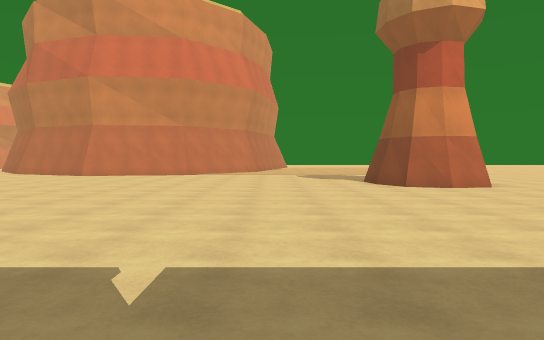
view 1 (above)

24 first-person views from a walk through a Unity game level. The camera is 1.4 m above the floor, tilts 2° down and sees 70° across. The floor is counted in squares, 2 m on a side. Each view is taken from the middle of a square. On the plan, view 1 faces up. The plan holds only what a view shows up to about 11 squares ahead; the rest is blank. The place goes on beyond the plan. The player is left out.

view 2
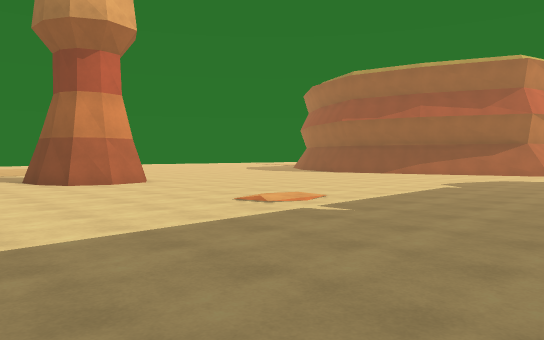

view 3
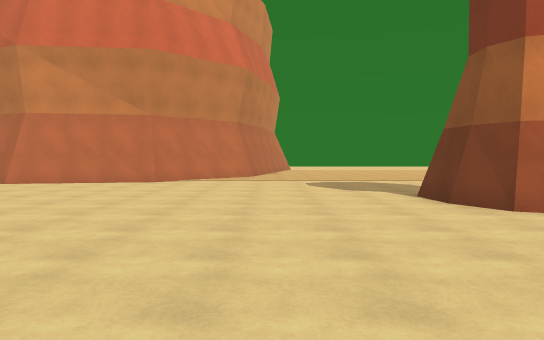

view 4
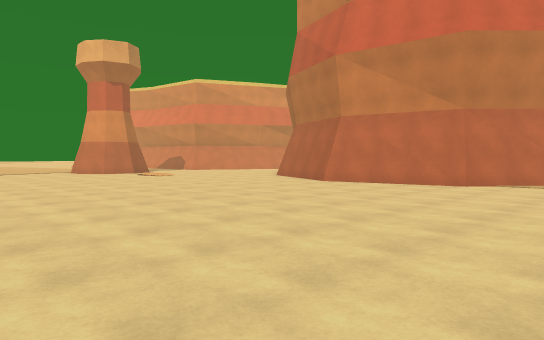

view 5
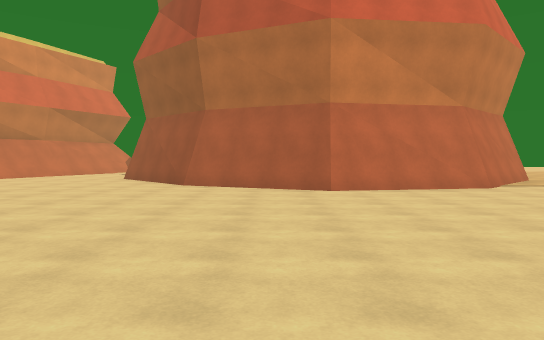

view 6
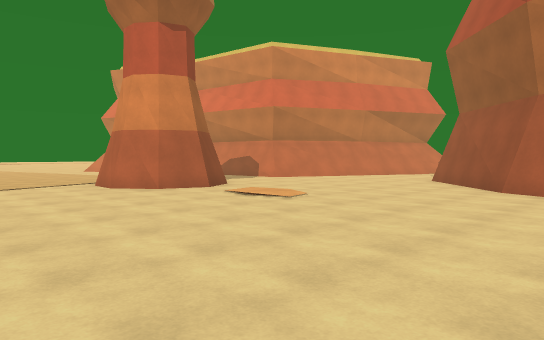

view 7
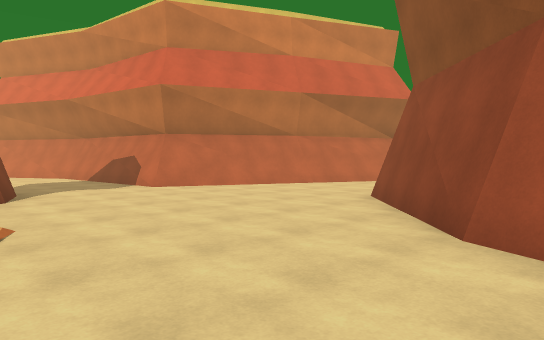

view 8
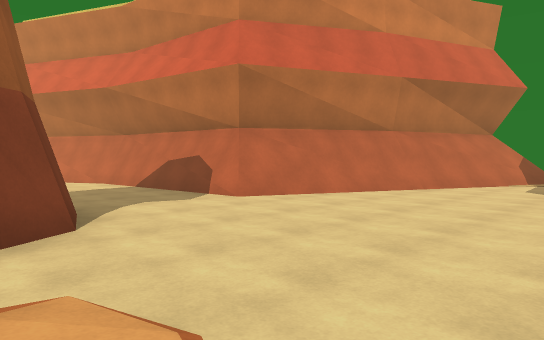

view 9
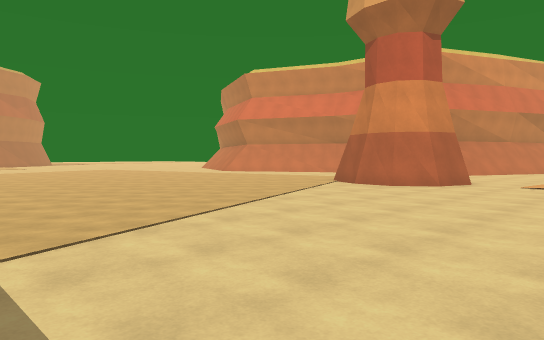

view 10
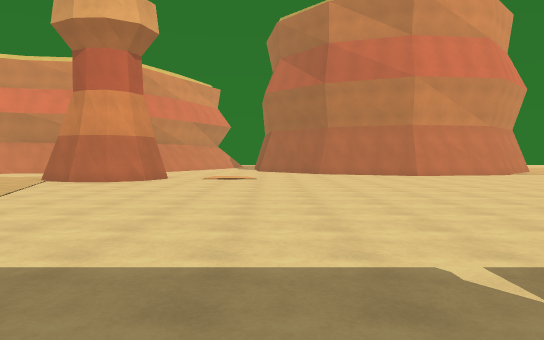

view 11
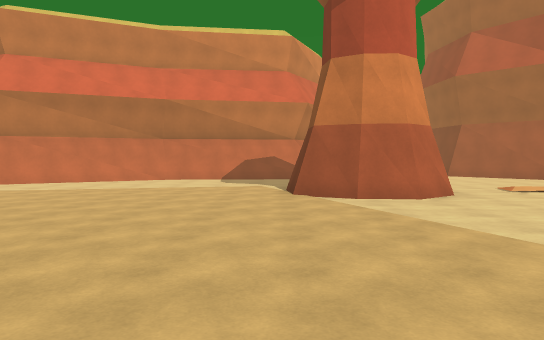

view 12
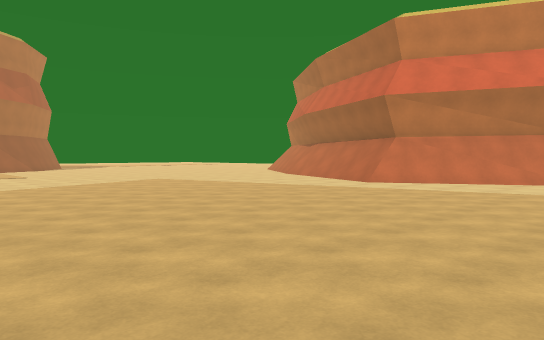

view 13
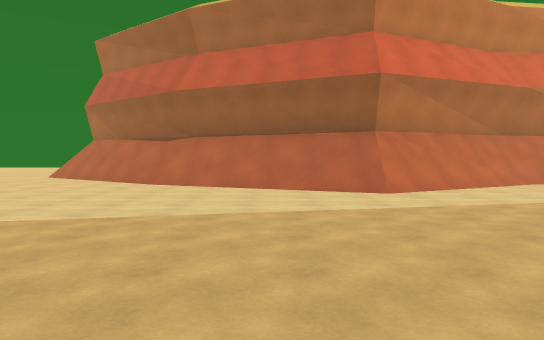

view 14
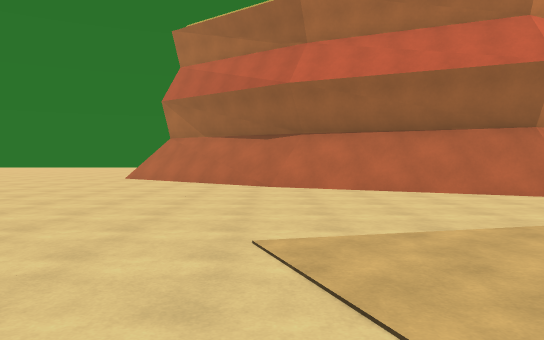

view 15
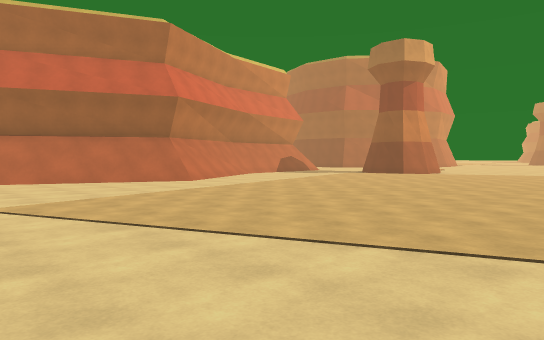

view 16
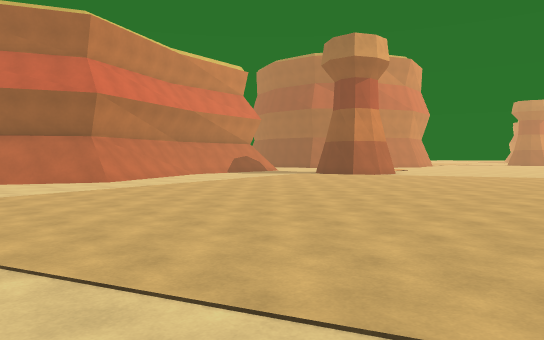

view 17
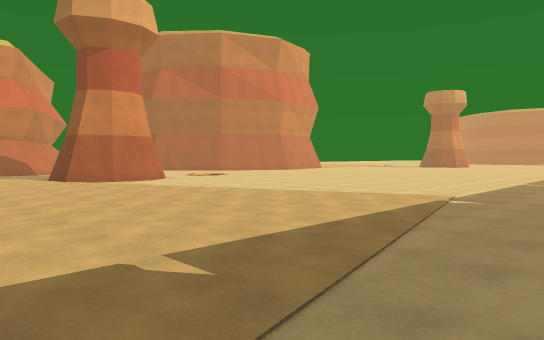

view 18
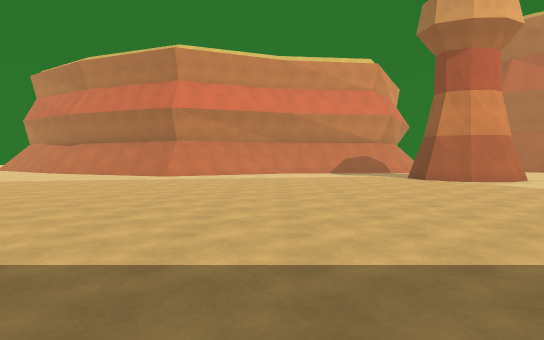

view 19
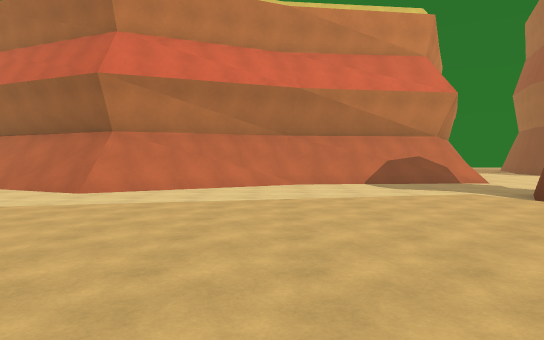

view 20
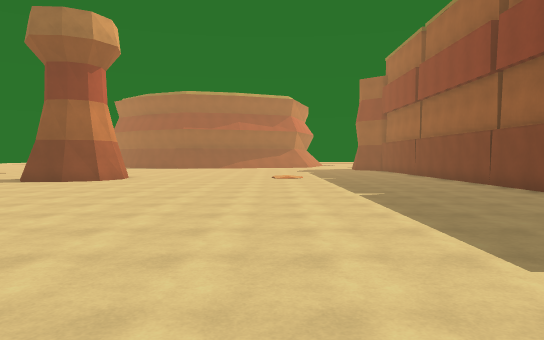

view 21
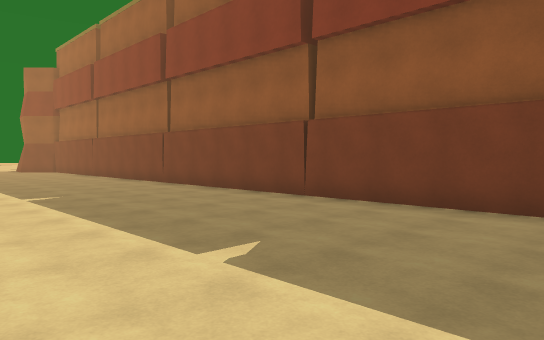

view 22
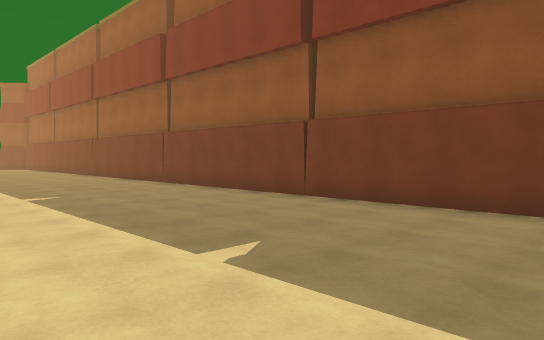

view 23
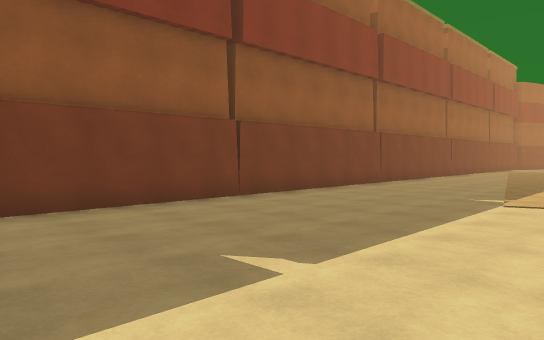

view 24
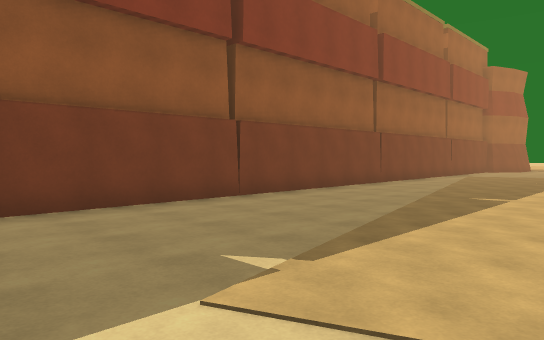

### Floor plan
Points are (right, up) in squares from view 1. A wall is a line through its corners. A room is listed if a view was taken in it or the views show most of it. See-through windows are left out.
Room 1 (views 1, 2, 3, 4, 5, 6, 7, 8, 9, 10, 11, 12, 13, 14, 15, 16, 17, 18, 19, 20, 21, 22, 23, 24)
walls: (-9.9, 15.6) (-10.5, 16.2); (-10.8, 16.5) (-11.6, 17.3); (-11.6, 17.4) (-12.5, 18.3); (-16.5, 10.6) (-17.7, 10.6) (-18.4, 11); (-0.9, 17.1) (-3.3, 14.7) (-6.7, 14) (-10.3, 15.6); (-17.5, 10.7) (-18.4, 11.2) (-18.5, 12.4); (-17, 13.6) (-16, 13.2) (-15.4, 12.2) (-15.7, 11.2) (-16.3, 10.7) (-17.1, 10.8); (5, 8.9) (4, 8.7) (3.1, 9) (2.7, 9.8) (2.7, 10.9); (-17.5, 16.5) (-22.2, 16.2); (-17.7, 16.7) (-22.5, 16.4) (-26.4, 14.2); (-17.8, 16.9) (-20.7, 16.6); (-18, 17.2) (-18.9, 17.1); (-15.3, 21.2) (-16.2, 19.4); (-16.4, 20.5) (-18.2, 17.2); (-15.7, 21.1) (-17.3, 18.4); (-22.4, 16.5) (-26.5, 14.6) (-27.2, 14.9); (-26, 15.1) (-26.6, 14.8) (-31.3, 17.1); (-24.2, -1.3) (3, -1.3); (-31.2, 17) (-31.6, 17.3); (-31.8, 17.4) (-32.8, 18.1)
low walls: (-10.3, 15.6) (-12.5, 18.1); (-18.5, 12.4) (-18, 13.3); (-15.3, 20.8) (-15.7, 19.9); (-15.9, 20.4) (-16.8, 18.8); (-22.2, 16.2) (-26.6, 13.8); (-32.7, 16.5) (-34.6, 17.9); (-33.6, 17.5) (-34.3, 18)
ways out: opening at (-14, 21)

Where each view was taken, in squares from view 1:
view 1: 0 up, 0 right, facing up
view 2: 1 down, 0 right, facing up-right
view 3: 4 up, 0 right, facing up
view 4: 5 up, 0 right, facing up-left
view 5: 6 up, 8 left, facing up
view 6: 7 up, 8 left, facing up-left
view 7: 12 up, 9 left, facing up-left
view 8: 12 up, 12 left, facing up-left
view 9: 2 up, 12 left, facing up-left
view 10: 0 up, 12 left, facing up
view 11: 4 up, 19 left, facing up
view 12: 4 up, 21 left, facing up-left
view 13: 6 up, 29 left, facing up
view 14: 7 up, 32 left, facing up
view 15: 4 up, 33 left, facing up-right
view 16: 3 up, 31 left, facing up-right
view 17: 0 up, 22 left, facing up-right
view 18: 0 up, 23 left, facing up
view 19: 6 up, 23 left, facing up
view 20: 4 up, 8 left, facing right
view 21: 4 up, 8 left, facing down-right
view 22: 4 up, 13 left, facing down-right
view 23: 4 up, 9 left, facing down-left
view 24: 4 up, 14 left, facing down-left
